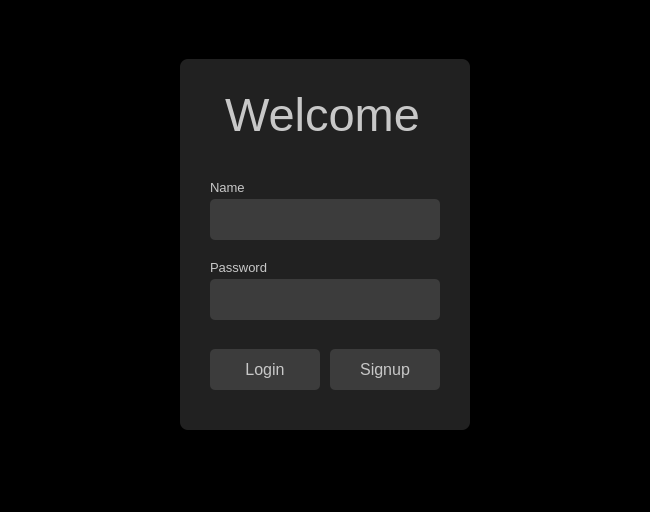
<?xml version="1.0" encoding="UTF-8"?>
<ui version="4.0">
 <class>MainWindow</class>
 <widget class="QMainWindow" name="MainWindow">
  <property name="geometry">
   <rect>
    <x>0</x>
    <y>0</y>
    <width>650</width>
    <height>512</height>
   </rect>
  </property>
  <property name="sizePolicy">
   <sizepolicy hsizetype="Preferred" vsizetype="Minimum">
    <horstretch>0</horstretch>
    <verstretch>0</verstretch>
   </sizepolicy>
  </property>
  <property name="windowTitle">
   <string>MainWindow</string>
  </property>
  <property name="layoutDirection">
   <enum>Qt::LeftToRight</enum>
  </property>
  <property name="autoFillBackground">
   <bool>false</bool>
  </property>
  <property name="styleSheet">
   <string notr="true">background-color: rgb(0, 0, 0);
</string>
  </property>
  <property name="toolButtonStyle">
   <enum>Qt::ToolButtonIconOnly</enum>
  </property>
  <property name="animated">
   <bool>true</bool>
  </property>
  <property name="documentMode">
   <bool>false</bool>
  </property>
  <property name="tabShape">
   <enum>QTabWidget::Rounded</enum>
  </property>
  <property name="dockNestingEnabled">
   <bool>false</bool>
  </property>
  <property name="unifiedTitleAndToolBarOnMac">
   <bool>false</bool>
  </property>
  <widget class="QWidget" name="centralwidget">
   <property name="styleSheet">
    <string notr="true"/>
   </property>
   <layout class="QHBoxLayout" name="horizontalLayout_2">
    <item>
     <layout class="QHBoxLayout" name="horizontalLayout">
      <item>
       <widget class="QWidget" name="widget" native="true">
        <property name="minimumSize">
         <size>
          <width>290</width>
          <height>371</height>
         </size>
        </property>
        <property name="maximumSize">
         <size>
          <width>290</width>
          <height>371</height>
         </size>
        </property>
        <property name="styleSheet">
         <string notr="true">background-color: rgb(33, 33, 33);
border:  none;
border-radius: 8px;</string>
        </property>
        <widget class="QLabel" name="label_3">
         <property name="geometry">
          <rect>
           <x>45</x>
           <y>30</y>
           <width>200</width>
           <height>51</height>
          </rect>
         </property>
         <property name="font">
          <font>
           <family>MS Sans Serif</family>
           <pointsize>35</pointsize>
           <weight>50</weight>
           <bold>false</bold>
          </font>
         </property>
         <property name="styleSheet">
          <string notr="true">color: rgb(200, 200, 200);</string>
         </property>
         <property name="text">
          <string>Welcome</string>
         </property>
        </widget>
        <widget class="QLineEdit" name="lineEdit_3">
         <property name="geometry">
          <rect>
           <x>30</x>
           <y>140</y>
           <width>230</width>
           <height>41</height>
          </rect>
         </property>
         <property name="font">
          <font>
           <pointsize>12</pointsize>
          </font>
         </property>
         <property name="styleSheet">
          <string notr="true">background-color: rgb(60, 60, 60);
color: rgb(255, 255, 255);
border:  none;
border-radius: 5px;</string>
         </property>
         <property name="text">
          <string/>
         </property>
        </widget>
        <widget class="QLineEdit" name="lineEdit_4">
         <property name="geometry">
          <rect>
           <x>30</x>
           <y>220</y>
           <width>230</width>
           <height>41</height>
          </rect>
         </property>
         <property name="font">
          <font>
           <pointsize>12</pointsize>
          </font>
         </property>
         <property name="styleSheet">
          <string notr="true">background-color: rgb(60, 60, 60);
color: rgb(255, 255, 255);
border:  none;
border-radius: 5px;</string>
         </property>
         <property name="text">
          <string/>
         </property>
        </widget>
        <widget class="QLabel" name="label_4">
         <property name="geometry">
          <rect>
           <x>30</x>
           <y>120</y>
           <width>81</width>
           <height>16</height>
          </rect>
         </property>
         <property name="font">
          <font>
           <pointsize>10</pointsize>
          </font>
         </property>
         <property name="styleSheet">
          <string notr="true">color: rgb(200, 200, 200);</string>
         </property>
         <property name="text">
          <string>Name</string>
         </property>
        </widget>
        <widget class="QLabel" name="label_5">
         <property name="geometry">
          <rect>
           <x>30</x>
           <y>200</y>
           <width>81</width>
           <height>16</height>
          </rect>
         </property>
         <property name="font">
          <font>
           <pointsize>10</pointsize>
          </font>
         </property>
         <property name="styleSheet">
          <string notr="true">color: rgb(200, 200, 200);</string>
         </property>
         <property name="text">
          <string>Password</string>
         </property>
        </widget>
        <widget class="QPushButton" name="pushButton_3">
         <property name="geometry">
          <rect>
           <x>30</x>
           <y>290</y>
           <width>110</width>
           <height>41</height>
          </rect>
         </property>
         <property name="font">
          <font>
           <pointsize>12</pointsize>
          </font>
         </property>
         <property name="styleSheet">
          <string notr="true">background-color: rgb(60, 60, 60);
color: rgb(200, 200, 200);
border:  none;
border-radius: 5px;</string>
         </property>
         <property name="text">
          <string>Login</string>
         </property>
        </widget>
        <widget class="QPushButton" name="pushButton_4">
         <property name="geometry">
          <rect>
           <x>150</x>
           <y>290</y>
           <width>110</width>
           <height>41</height>
          </rect>
         </property>
         <property name="font">
          <font>
           <pointsize>12</pointsize>
          </font>
         </property>
         <property name="styleSheet">
          <string notr="true">background-color: rgb(60, 60, 60);
color: rgb(200, 200, 200);
border:  none;
border-radius: 5px;</string>
         </property>
         <property name="text">
          <string>Signup</string>
         </property>
        </widget>
       </widget>
      </item>
     </layout>
    </item>
   </layout>
  </widget>
  <widget class="QStatusBar" name="statusbar"/>
 </widget>
 <resources/>
 <connections/>
</ui>
